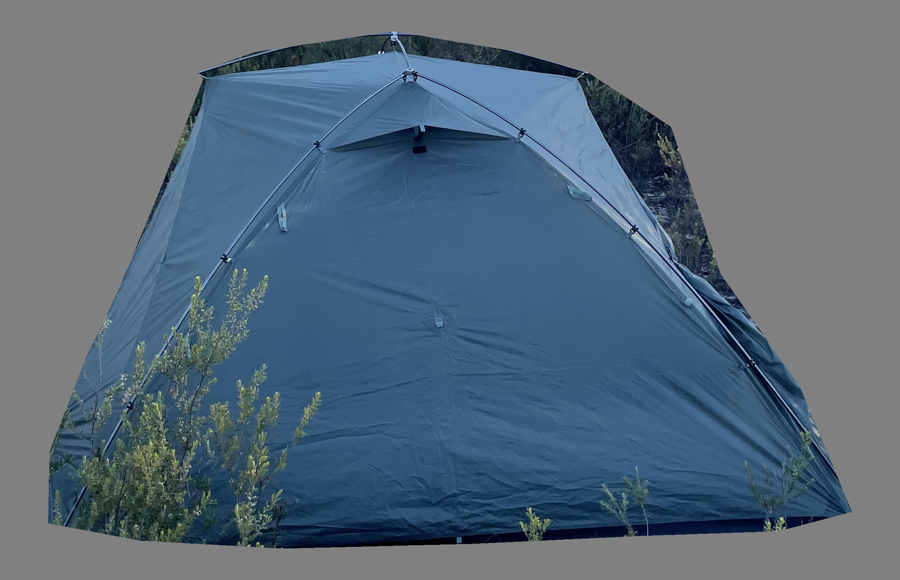
#> input picture .img2threejs/renders/blockout-r1/cmp-ref.png, 900 x 580 px, found by its file name
$ python palette.py ../renders/blockout-r1/cmp-ref.png
#> lines starting #> are read from the running program, lines starting #| are printed output that depends on the picture
"""Mean colour of matched regions (fractions of the aligned crops): palette.py <renderdir>"""
import sys, json
from PIL import Image
R = sys.argv[1]
regions = {'door-centre': (0.45, 0.55, 0.6, 0.75), 'door-upper': (0.42, 0.38, 0.58, 0.48), 'roof': (0.4, 0.12, 0.6, 0.18),
           'left-end': (0.06, 0.45, 0.14, 0.6), 'right-shoulder': (0.7, 0.25, 0.8, 0.35)}
def mean(im, b):
    w, h = im.size; c = im.crop((int(b[0]*w), int(b[1]*h), int(b[2]*w), int(b[3]*h))); px = list(c.getdata()); n = len(px)
    return [round(sum(p[i] for p in px) / n) for i in range(3)]
a = Image.open(f'{R}/cmp-ref.png').convert('RGB'); b = Image.open(f'{R}/cmp-render.png').convert('RGB')
#> further down, a is the input picture: PIL image 900x580 RGB; mean R, G, B 88.4, 106.2, 122.7
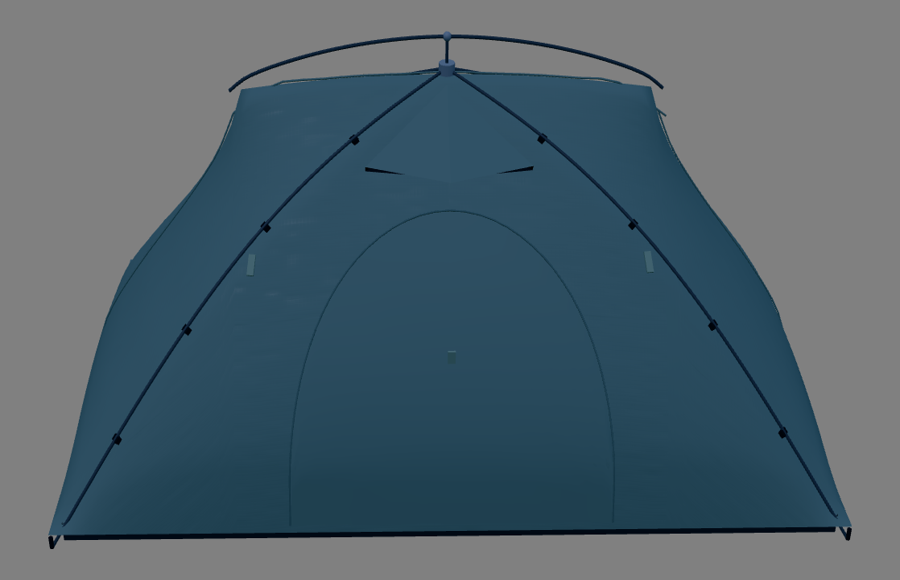
#> input picture .img2threejs/renders/blockout-r1/cmp-render.png, 900 x 580 px, found by its file name
#> further down, b is the input picture: PIL image 900x580 RGB; mean R, G, B 78.9, 97, 107.1
out = {k: {'ref': mean(a, v), 'render': mean(b, v)} for k, v in regions.items()}
#> in mean, `c = im.crop((int(b[0] * w), int(b[1] * h), int(b[2] * w), int(b[3] * h`:
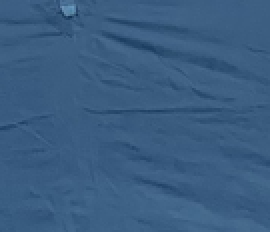
#> c: PIL image 135x116 RGB (shown 2 times larger); mean R, G, B 58.4, 92.7, 128.5
#> in mean, `px = list(c.getdata())`: px = 15660 items, first 6: (61, 95, 130), (60, 94, 129), (61, 95, 130), (59, 93, 130), (60, 94, 131), (61, 95, 132)
#> in mean, `n = len(px)`: n = 15660
#> call 2 of mean, with b = (0.45, 0.55, 0.6, 0.75)
#> in mean (call 2), `c = im.crop((int(b[0] * w), int(b[1] * h), int(b[2] * w), int(b[3] * h`:
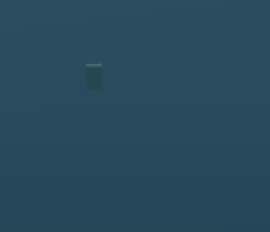
#> c: PIL image 135x116 RGB (shown 2 times larger); mean R, G, B 41, 73.9, 92
#> in mean (call 2), `px = list(c.getdata())`: px = 15660 items, first 6: (44, 77, 95), (44, 77, 95), (44, 77, 95), (44, 77, 95), (44, 77, 95), (44, 77, 95)
#> in mean (call 7), `c = im.crop((int(b[0] * w), int(b[1] * h), int(b[2] * w), int(b[3] * h`:
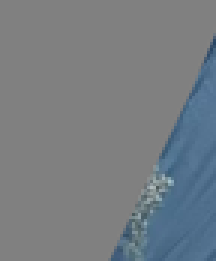
#> c: PIL image 72x87 RGB (shown 3 times larger); mean R, G, B 118.6, 124.8, 130
#> in mean (call 7), `px = list(c.getdata())`: px = 6264 items, first 6: (128, 128, 128), (128, 128, 128), (128, 128, 128), (128, 128, 128), (128, 128, 128), (128, 128, 128)
#> in mean (call 7), `n = len(px)`: n = 6264
#> in mean (call 8), `c = im.crop((int(b[0] * w), int(b[1] * h), int(b[2] * w), int(b[3] * h`:
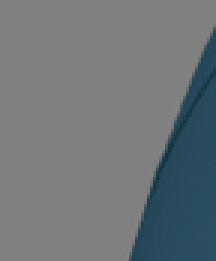
#> c: PIL image 72x87 RGB (shown 3 times larger); mean R, G, B 110.5, 117.1, 120.7
#> in mean (call 9), `c = im.crop((int(b[0] * w), int(b[1] * h), int(b[2] * w), int(b[3] * h`:
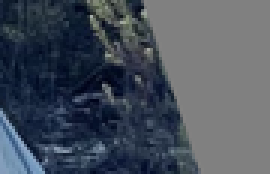
#> c: PIL image 90x58 RGB (shown 3 times larger); mean R, G, B 72.2, 80.3, 91.8
#> in mean (call 9), `px = list(c.getdata())`: px = 5220 items, first 6: (33, 45, 65), (14, 27, 44), (15, 28, 44), (13, 26, 42), (16, 28, 44), (7, 19, 35)
#> in mean (call 9), `n = len(px)`: n = 5220
#> in mean (call 10), `c = im.crop((int(b[0] * w), int(b[1] * h), int(b[2] * w), int(b[3] * h`:
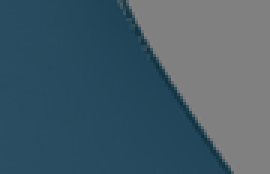
#> c: PIL image 90x58 RGB (shown 3 times larger); mean R, G, B 69.4, 91.8, 104.4
#> in mean (call 10), `px = list(c.getdata())`: px = 5220 items, first 6: (42, 76, 95), (42, 76, 95), (42, 75, 95), (42, 75, 95), (42, 76, 95), (41, 75, 95)
#> out = 5 items
for k, v in out.items(): print(f"{k:15s} ref {v['ref']}  render {v['render']}")
#> this loop made 5 passes
#> (k, v) on passes 1 to 5: ('door-centre', {'ref': [58, 93, 129], 'render': [41, 74, 92]}), ('door-upper', {'ref': [65, 99, 136], 'render': [46, 78, 97]}), ('roof', {'ref': [94, 131, 171], 'render': [52, 81, 99]}), ('left-end', {'ref': [119, 125, 130], 'render': [110, 117, 121]}), ('right-shoulder', {'ref': [72, 80, 92], 'render': [69, 92, 104]})
#| door-centre     ref [58, 93, 129]  render [41, 74, 92]
#| door-upper      ref [65, 99, 136]  render [46, 78, 97]
#| roof            ref [94, 131, 171]  render [52, 81, 99]
#| left-end        ref [119, 125, 130]  render [110, 117, 121]
#| right-shoulder  ref [72, 80, 92]  render [69, 92, 104]
json.dump(out, open(f'{R}/palette.json', 'w'), indent=1)
